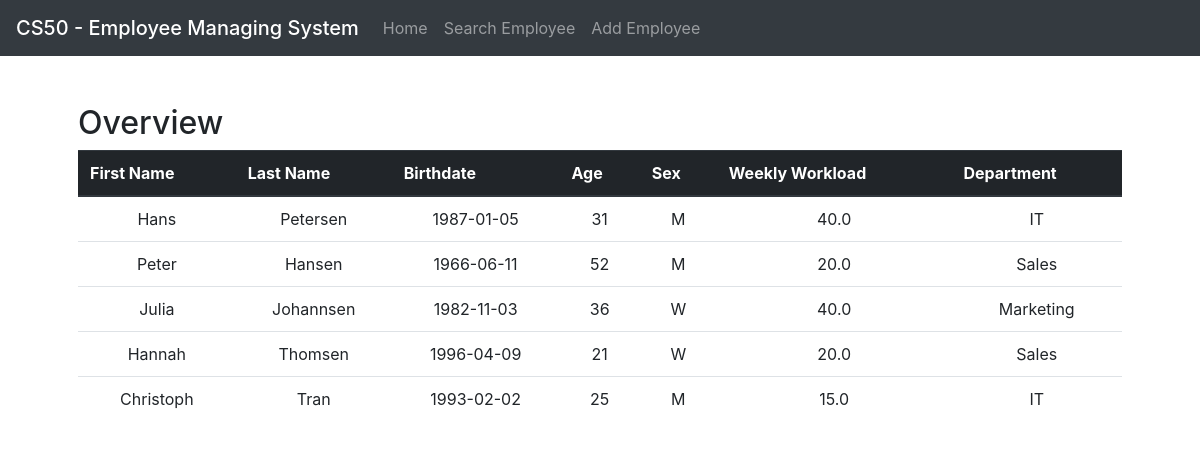
The page / on the database its author committed.
### tables this page shows
CREATE TABLE employees
             (id integer primary key autoincrement, firstname text, lastname text, birthdate text, age integer, sex text, workload_per_week real, work_group text);

### app.py (the view)
@app.route("/")
def index():
    with sqlite3.connect("company.db") as con:
        cursor = con.cursor()
        cursor.execute("SELECT * FROM employees")
        db_employees = cursor.fetchall()
    return render_template("index.html", db_employees=db_employees)

### app.py (called while the page is built)
@app.after_request
def after_request(response):
    response.headers["Cache-Control"] = "no-cache, no-store, must-revalidate"
    response.headers["Expires"] = 0
    response.headers["Pragma"] = "no-cache"
    return response

### templates/index.html
{% extends "layout.html" %}
{% block main %}
    <h2>Overview</h2>
    <table class="table">
        <thead class="thead-dark">
            <tr>
                <th scope="col">First Name</th><th>Last Name</th><th>Birthdate</th><th>Age</th><th>Sex</th><th>Weekly Workload</th><th>Department</th>
            </tr>
        </thead>
        <tbody>
        {% for employee in db_employees %}
            <tr class="text-center">
                <td>{{ employee[1] }}</td>
                <td>{{ employee[2] }}</td>
                <td>{{ employee[3] }}</td>
                <td>{{ employee[4] }}</td>
                <td>{{ employee[5] }}</td>
                <td>{{ employee[6] }}</td>
                <td>{{ employee[7] }}</td>
            </tr>
        {% endfor %}
        </tbody>
    </table>
{% endblock %}

### templates/layout.html (shortened to what this page needs)
<html lang="en">
    <head>
        <link rel="stylesheet" href="https://stackpath.bootstrapcdn.com/bootstrap/4.1.1/css/bootstrap.min.css">
    </head>
    <body>
        <nav class="navbar navbar-expand-lg navbar-dark bg-dark">
            <span class="navbar-brand mb-0 h1">CS50 - Employee Managing System</span>
            <div class="collapse navbar-collapse" id="navbarNav">
              <ul class="navbar-nav">
                <li class="nav-item">
                  <a class="nav-link" href="/">Home</a>
                </li>
                <li class="nav-item">
                  <a class="nav-link" href="/search">Search Employee</a>
                </li>
                <li class="nav-item">
                  <a class="nav-link" href="/add">Add Employee</a>
                </li>
              </ul>
            </div>
        </nav>
        <main class="container p-5">
            {% block main %}{% endblock %}
        </main>
    </body>
</html>

### rows shown on the page
employees: firstname "Hans", lastname "Petersen", birthdate "1987-01-05", age "31", sex "M", workload_per_week "40.0", work_group "IT"
employees: firstname "Peter", lastname "Hansen", birthdate "1966-06-11", age "52", sex "M", workload_per_week "20.0", work_group "Sales"
employees: firstname "Julia", lastname "Johannsen", birthdate "1982-11-03", age "36", sex "W", workload_per_week "40.0", work_group "Marketing"
employees: firstname "Hannah", lastname "Thomsen", birthdate "1996-04-09", age "21", sex "W", workload_per_week "20.0", work_group "Sales"
employees: firstname "Christoph", lastname "Tran", birthdate "1993-02-02", age "25", sex "M", workload_per_week "15.0", work_group "IT"
